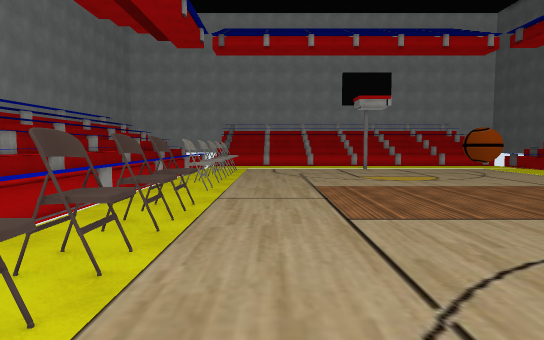
view 1 (above)

16 first-person views from a walk through a 3-D level made in the Unity game engine. The camera is 1.5 m above the floor, tilts 4° down and sees 75° across. The floor is counted in squares, 1 m on a side. Each view is taken from the middle of a square. On the plan, view 1 faces up. The plan holds only what a view shows up to about 16 squares ahead; the rest is blank. The place goes on beyond the plan. The player character is not drawn. Some surface patterns are stand-ins.

view 2
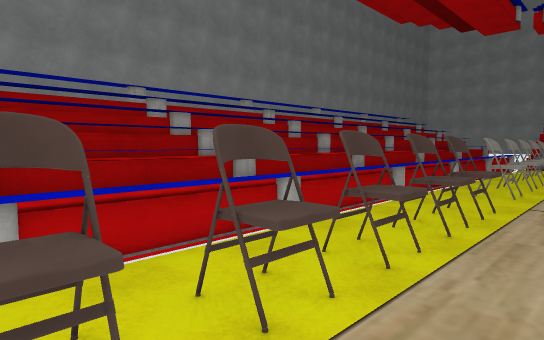

view 3
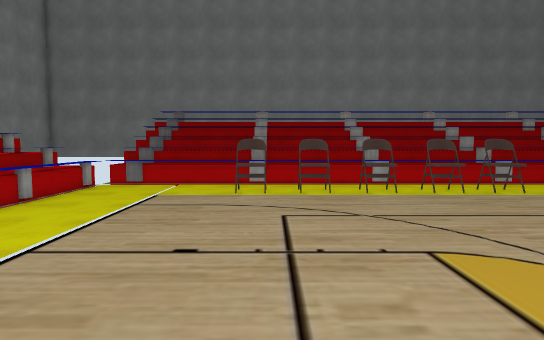

view 4
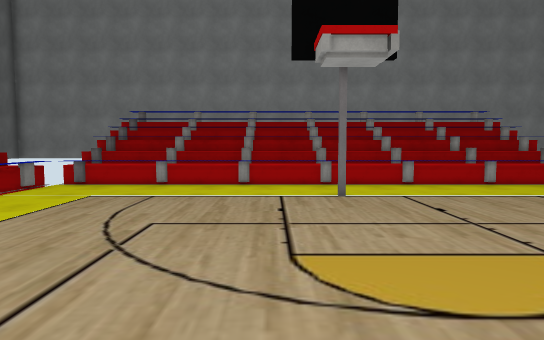

view 5
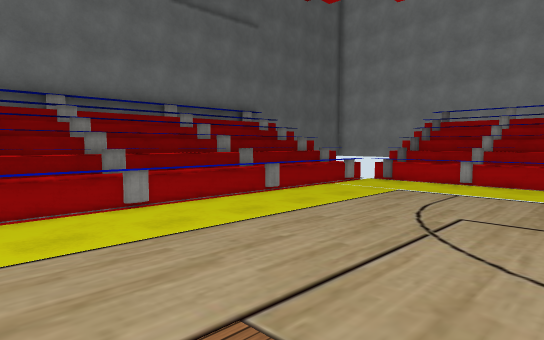

view 6
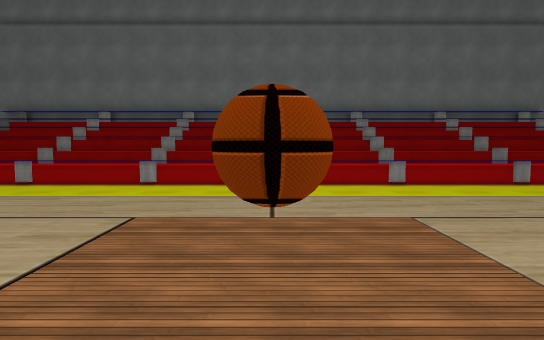

view 7
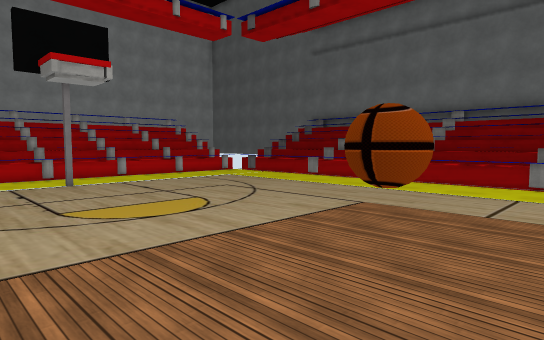

view 8
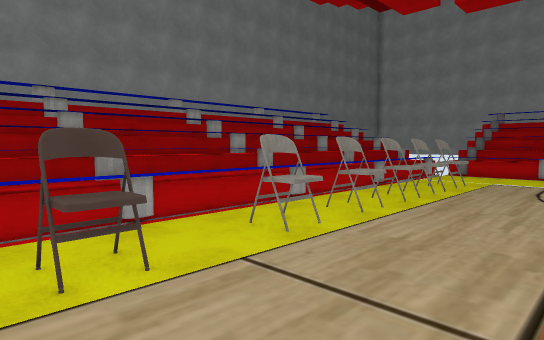

view 9
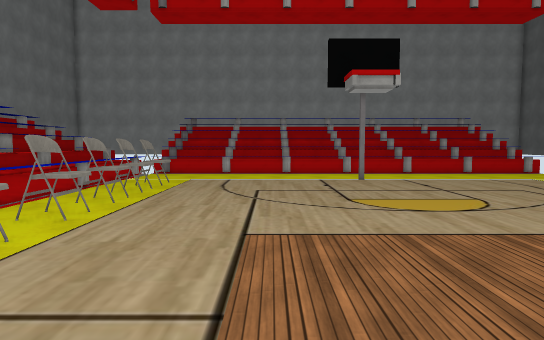

view 10
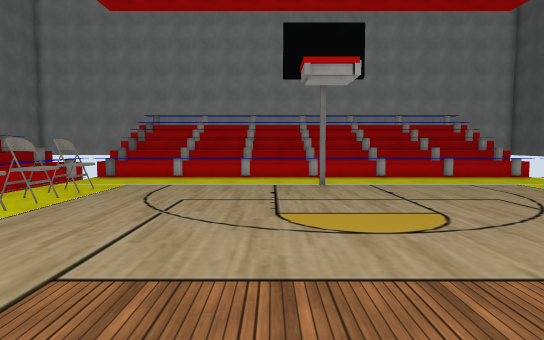

view 11
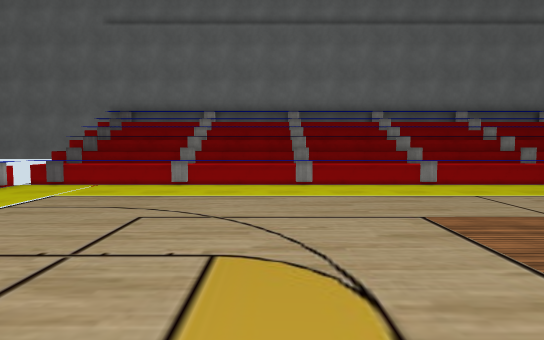

view 12
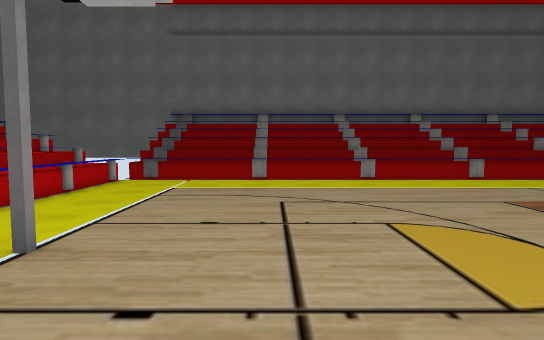

view 13
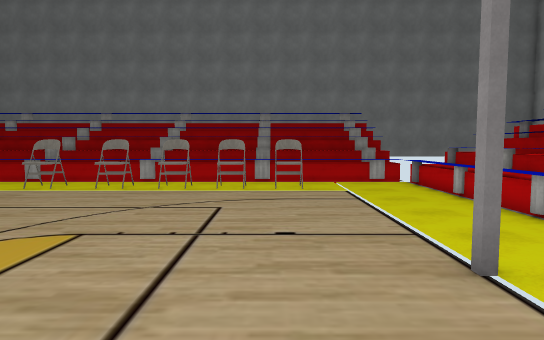

view 14
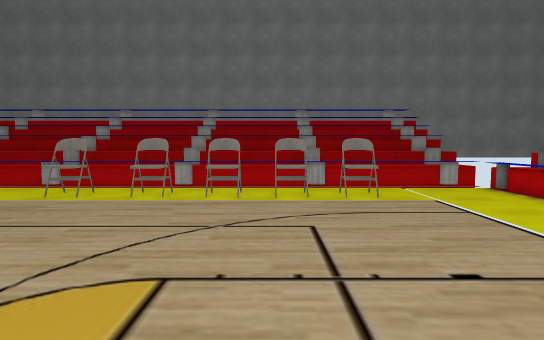

view 15
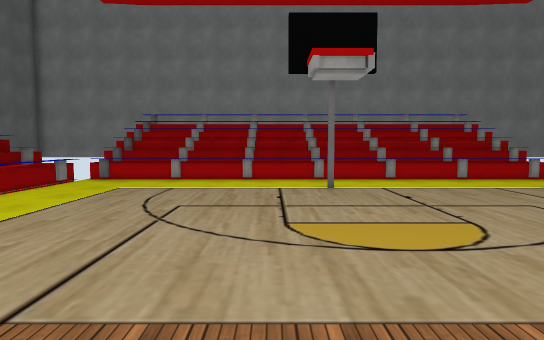

view 16
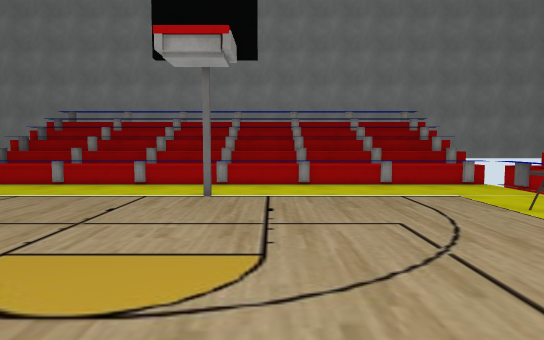

### Floor plan
Key: @ floor where view 1 was taken; # wall or solid block; x gap in a wall; . floor; = window, fence, low wall or low ledge; ^ raised ledge; B ball.
Columns run from 6 left of view 1 to 18 right of it. Each row starts with its distance up from view 1.
 25 ##########  #    ########
 24 ##=................... ##
 23 ##=................... ##
 22 #=.....................=#
 21 #=.#^..................=#
 20 #=.x^..................=#
 19 #=.x^..................=#
 18 #=.x^..................=#
 17 #=.x^..................=#
 16 #=.x^..................=#
 15 #=..^..................=#
 14 #=..^..................=#
 13 #=.....................=#
 12 #=.^^..................=#
 11 #=.....................=#
 10 #=..........B..........=#
  9 #=..^..................=#
  8 #=.#^..................=#
  7 #=.x^..................=#
  6 #=.#^..................=#
  5 #=..^..................=#
  4 #=..^..................=#
  3 #=..^..................=#
  2 #=..^..................=#
  1 #=..x..................=#
  0 #=..^.@................=#
 -1 #=.....................=#
 -2 #=..........#..........=#
 -3 #=.....................=#
 -4 #=.....................=#
 -5 #=.....................=#
 -6  ##===================##
 -7   #####################

Where each view was taken, in squares from view 1:
view 1: 0 up, 0 right, facing up
view 2: 0 up, 0 right, facing up-left
view 3: 1 up, 9 right, facing left
view 4: 8 up, 8 right, facing down
view 5: 9 up, 8 right, facing down-right
view 6: 10 up, 3 right, facing right
view 7: 8 up, 2 right, facing up-right
view 8: 7 up, 2 right, facing up-left
view 9: 7 up, 2 right, facing up
view 10: 9 up, 4 right, facing up
view 11: 16 up, 3 right, facing right
view 12: 19 up, 1 right, facing right
view 13: 20 up, 10 right, facing left
view 14: 18 up, 8 right, facing left
view 15: 10 up, 8 right, facing down
view 16: 8 up, 4 right, facing down
